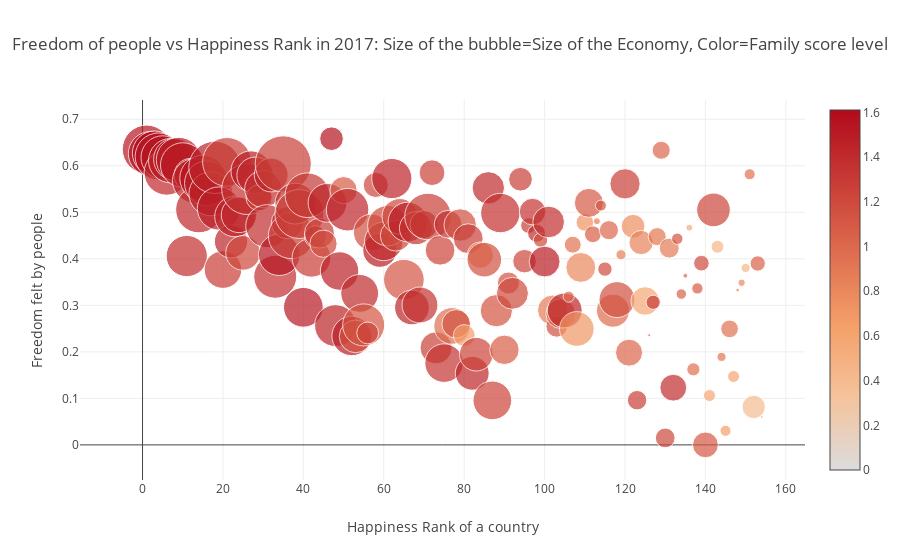

Notebook cell for this chart:
### Markdown cell above
## 5. Bubble chart
This type of charts convey a lot of information in a single figure. A bubble chart is a form of a scatter plot where each data point is represented by a bubble. It is more complex interactive method to showcase three dimensions of data thats displayed. The three dimensions of the data in the code below are, on the x-axis, Happiness Rank of the country, on y-axis, freedom felt by people score, the size of the bubble indicates the third dimension, GDP per capita of the country. The code below also shows fourth dimension to the data. The color attribute shows the family score in the country where the darker the color, higher the family score. These additional attributes such as `size` and `color` are added to the `marker` attribute dictionary of the data.

### Code cell
# Data needed to show Freedom and the Happiness rank of the country 
# based on the GDP per Capita of the country and the Size of the family in the country 

data_155 = data_2017.iloc[:155,:]
economy_size  = data_155['Economy..GDP.per.Capita.']*30
family_color = data_155['Family']

data = [
    {
        'x': data_155['Happiness.Rank'],
        'y': data_155['Freedom'],
        'mode': 'markers',
        'marker': {
            'size': economy_size,
            'color': family_color,
            'showscale': True
        },
        "text" :  data_155.Country    
    }
]

layout = dict(title='Freedom of people vs Happiness Rank in 2017: Size of the bubble=Size of the Economy, Color=Family score level',
              xaxis=dict(title='Happiness Rank of a country'),
              yaxis=dict(title='Freedom felt by people')
             )

fig = go.Figure(data=data,layout=layout)
iplot(fig)

### Figure 1 — Plotly figure (JSON) as saved in the notebook; plotly's stock layout.template omitted (floating-point values rounded to 4 significant figures; data arrays with more than 128 entries replaced by an {"elided": "..."} marker saying what was removed)
{"data": [{"marker": {"color": {"elided": "155 float values"}, "showscale": true, "size": {"elided": "155 float values"}}, "mode": "markers", "text": {"elided": "155 str values"}, "type": "scatter", "uid": "f481a3a4-92ee-4716-aeb7-5c2c863482b0", "x": {"elided": "155 int values"}, "y": {"elided": "155 float values"}}], "layout": {"title": {"text": "Freedom of people vs Happiness Rank in 2017: Size of the bubble=Size of the Economy, Color=Family score level"}, "xaxis": {"title": {"text": "Happiness Rank of a country"}}, "yaxis": {"title": {"text": "Freedom felt by people"}}}}
